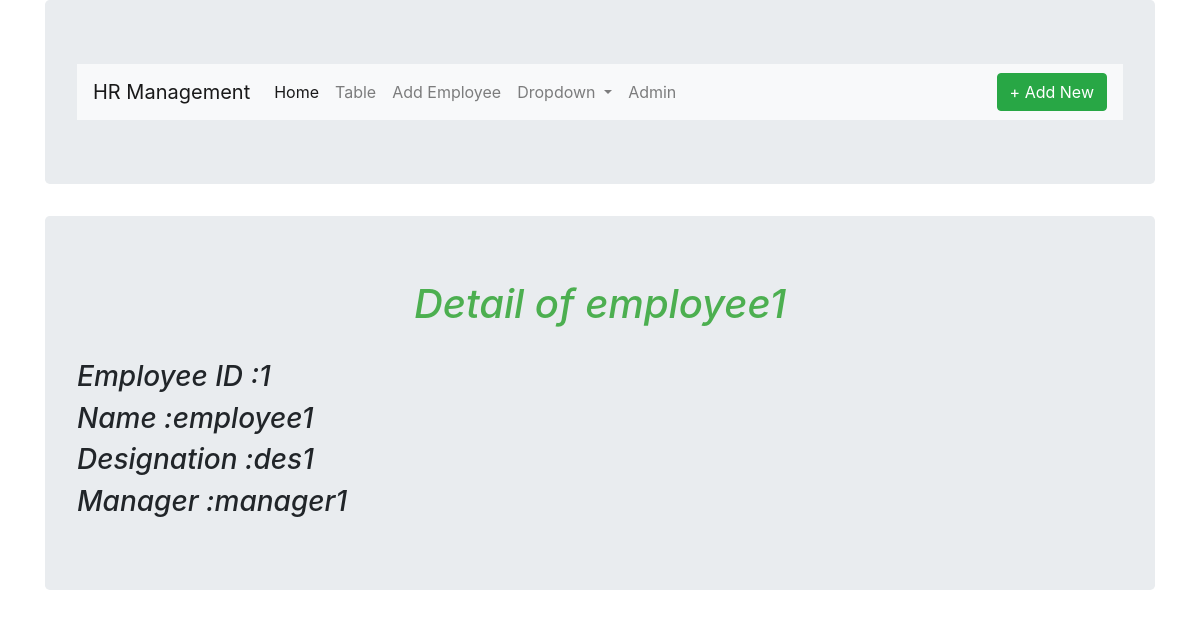
The page /table/1/ on the database its author committed.
### app85/models.py (models this page shows, shortened)
class Employee(models.Model):
    name=models.CharField(max_length=25)
    designation=models.CharField(max_length=25)
    reporting =models.ForeignKey(Manager,on_delete=models.CASCADE)

class Manager(models.Model):
    name = models.CharField(max_length=25)
    designation=models.CharField(max_length=25)
    reporting=models.ForeignKey(SeniorManager,on_delete=models.CASCADE)
    def __str__(self):
        return self.name

### app85/views.py (the view)
class Detail(DetailView):
    model = Employee
    template_name = 'detail.html'

### templates/detail.html (shortened to what this page needs)
<!DOCTYPE html>
{% extends 'base.html' %}
{% block body_block %}
<html lang="en">
<head>
</head>
<body>
<div class="container">
    <div class="jumbotron">
<h1><em>Detail of {{ employee.name }}</em></h1><br>
    <em><h3>Employee ID :{{ employee.id}}</h3>
    <em><h3>Name :{{ employee.name }}</h3></em>
    <em><h3>Designation :{{ employee.designation }}</h3></em>
    <em><h3>Manager :{{ employee.reporting }}</h3></em>
    </div>
</div>
</body>
{% endblock %}

### templates/detail.html (style rules this page uses)
h1 { text-align: center; color: #4CAF50; }

### rows shown on the page
Employee: name "employee1", id "1", designation "des1", reporting "manager1"
